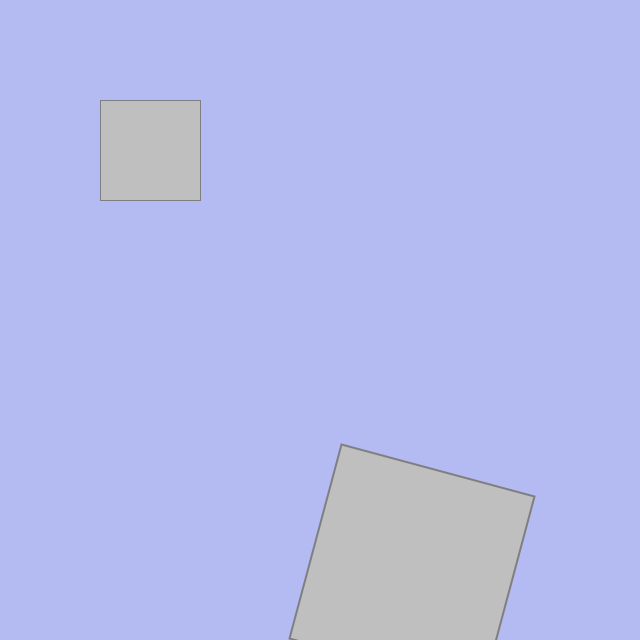
Frame 1 (no input)
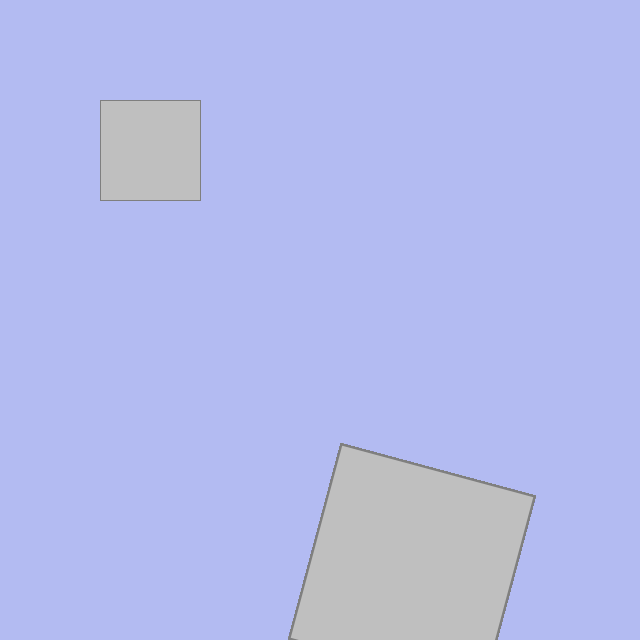
Frame 60 (the mouse pressed at the canvas centre just before this capture)
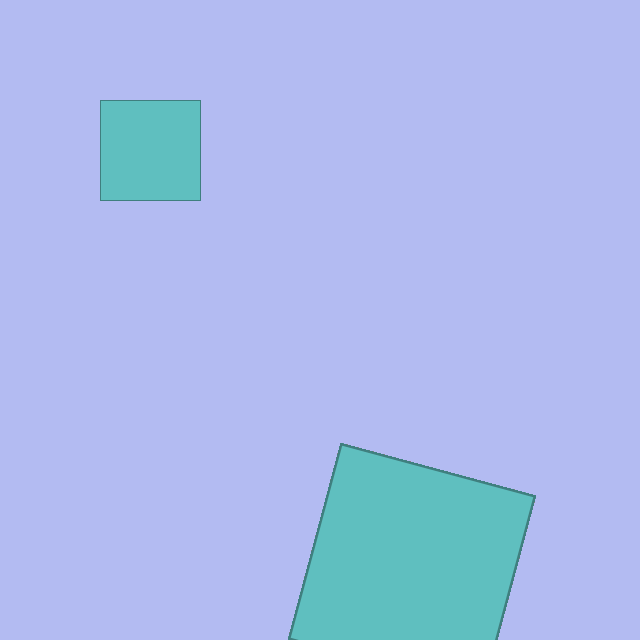
Frame 120 (the mouse held since frame 60 and released just before this capture)

The Processing sketch that drew these frames (run headless with seeded random() and noise(); from frame 60 on, the mouse is pressed at the canvas centre):

// Processing sketch: week4_1
// ── week4_1.pde
void setup() {
 size(640, 640);
 colorMode(HSB, width, height, 100); 
 background(random(width), random(height), random(100));
 //noLoop();
}

void draw() {
  
  stroke(mouseX, mouseY, 50);
  fill(mouseY, mouseX, 75);
  rect(100, 100, 100, 100);
  pushMatrix();
  translate(200, 200);
  scale(2.0);
  rotate(radians(15));
  rect(100, 100, 100, 100);
  popMatrix();
  fill(mouseX, mouseY, 75);
  if (keyPressed == true){
    rect(100, 100, 50, 50);
  }
  println("mouseX is:"+mouseX);
}

void mouseMoved() {
  //background(random(width), random(height), random(100)); 
}

void mouseDragged() {
  //background(random(width), random(height), random(100));   
}

void mouseReleased() {
  //background(random(width), random(height), random(100));
}

void keyPressed() {

}

void keyReleased() {
 if (key=='s' || key=='S'){
   background(random(width), random(height), random(100));
 } 
}
